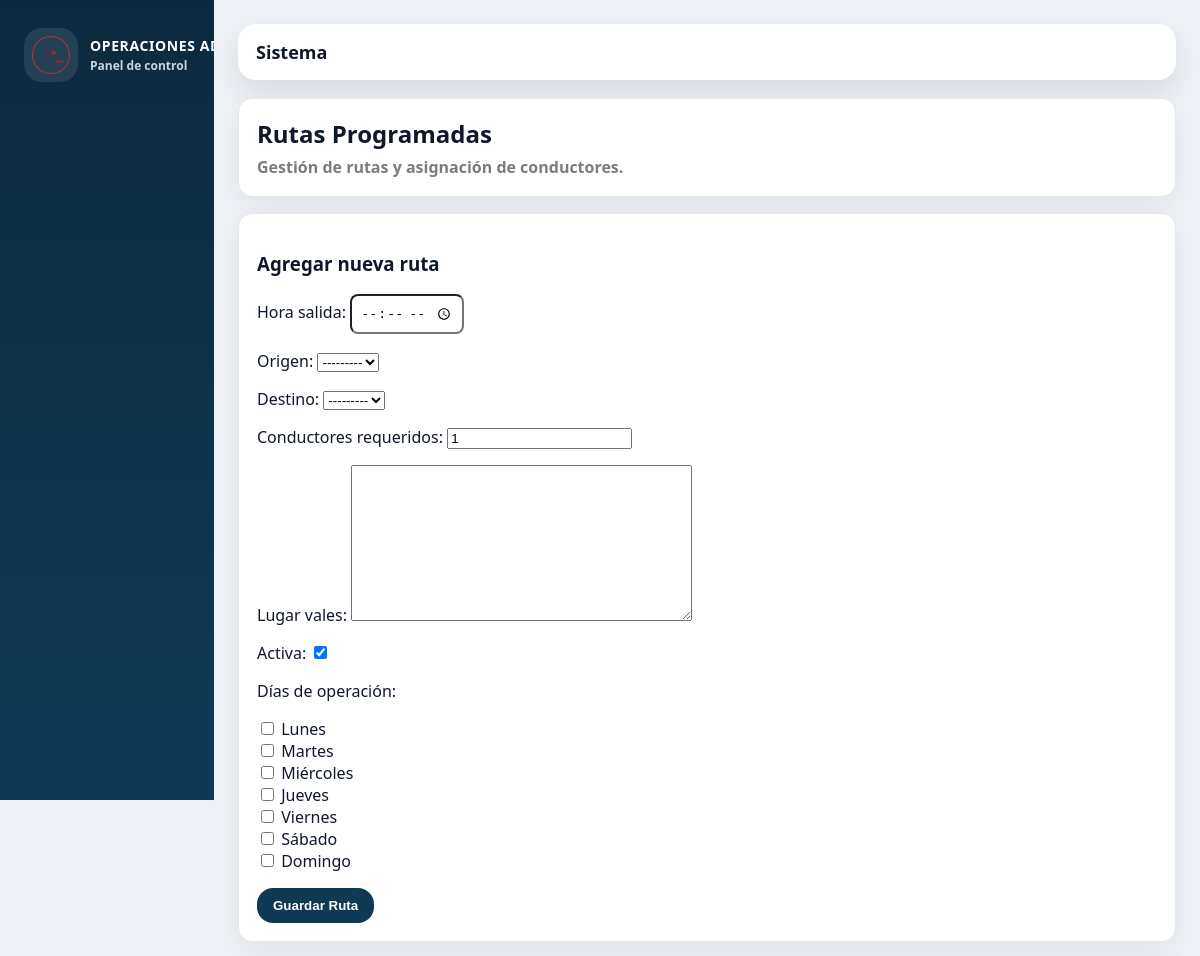
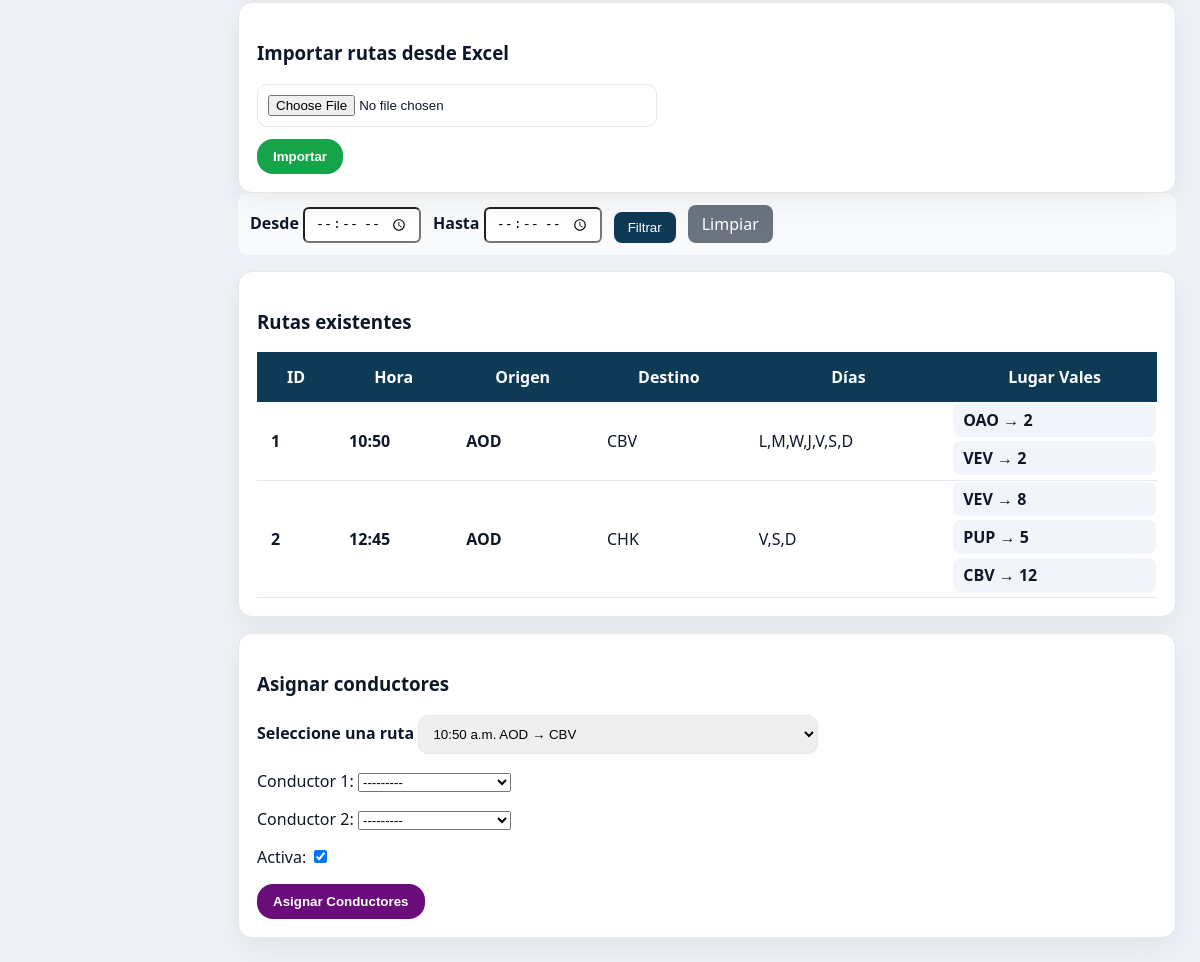
/recargas/nueva/, run on the app's committed database (2 pictures, top to bottom).
### recargas/models.py (models this page shows, shortened)
class RutaProgramada(models.Model):
    ORIGENES = [
        ("M4D", "M4D"),
        ("M2D", "M2D"),
        ("M6D", "M6D"),
        ("AOD", "AOD"),
        ("TLM", "TLM"),
        ("FUD", "FUD"),
    ]
    DESTINOS = [
        ("AOA", "AOA"),
        ("VEV", "VEV"),
        ("JAV", "JAV"),
        ("CHK", "CHK"),
        ("CBV", "CBV"),
    ]
    DIAS = [
        ("L", "Lunes"),
        ("M", "Martes"),
        ("W", "Miércoles"),
        ("J", "Jueves"),
        ("V", "Viernes"),
        ("S", "Sábado"),
        ("D", "Domingo"),
    ]
    origen = models.CharField(max_length=10, choices=ORIGENES)
    destino = models.CharField(max_length=10, choices=DESTINOS)
    hora_salida = models.TimeField()
    dias_operacion = models.TextField(default="[]")
    conductores_requeridos = models.IntegerField(default=1)
    lugar_vales = models.TextField(blank=True, null=True)   # 👈 NUEVO
    activa = models.BooleanField(default=True)
    def get_dias_operacion(self):
        try:
            return json.loads(self.dias_operacion)
        except:
            return []
    def dias_formateados(self):
        return ",".join(self.get_dias_operacion())
    def get_lugares_vales(self):
        if not self.lugar_vales:
            return []
        resultado = []
        items = self.lugar_vales.split(",")
        for item in items:
            lugar = item.split("(")[0]
            cantidad = item.split("(")[1].replace(")", "")
            resultado.append((lugar, cantidad))
        return resultado

### recargas/views.py (the view, shortened to what this page needs)
# urls.py: path("recargas/nueva/", views.recarga_nueva, name="recarga_nueva"),
def recarga_nueva(request):
    rutas_existentes = RutaProgramada.objects.all().order_by("hora_salida")
    hora_inicio = request.GET.get("hora_inicio")
    hora_fin = request.GET.get("hora_fin")
    form = RutaProgramadaForm()
    asignacion_form = AsignacionRutaForm()
    return render(request, "recargas/nueva.html", {
        "form": form,
        "asignacion_form": asignacion_form,
        "rutas_existentes": rutas_existentes,
    })

### recargas/forms.py (shortened to what this page needs)
class RutaProgramadaForm(forms.ModelForm):
    dias_operacion = forms.MultipleChoiceField(
        choices=RutaProgramada.DIAS,
        widget=forms.CheckboxSelectMultiple,
        required=True,
        label="Días de operación"
    )
    hora_salida = forms.TimeField(
    widget=forms.TimeInput(
        attrs={
            "type": "time",
            "class": "form-control",
            "style": "padding:8px; border-radius:8px;"
        },
        format="%H:%M"
    ),
    input_formats=["%H:%M"]
)
    class Meta:
        model = RutaProgramada
        fields = [
            "hora_salida",
            "origen",
            "destino",
            "conductores_requeridos",
            "lugar_vales",
            "activa",
        ]
    def __init__(self, *args, **kwargs):
        super().__init__(*args, **kwargs)
        horas = []
        for h in [23, 0, 1]:
            for m in range(0, 60):
                horas.append(
                    (f"{h:02d}:{m:02d}", f"{h:02d}:{m:02d}")
                )
        self.fields["hora_salida"].choices = horas
        if self.instance.pk:
            self.fields["dias_operacion"].initial = self.instance.get_dias_operacion()

class AsignacionRutaForm(forms.ModelForm):
    conductor_1 = forms.ModelChoiceField(
        queryset=ConductorProfile.objects.all(),
        label="Conductor 1"
    )
    conductor_2 = forms.ModelChoiceField(
        queryset=ConductorProfile.objects.all(),
        required=False,
        label="Conductor 2"
    )
    class Meta:
        model = AsignacionRuta
        fields = ["conductor_1", "conductor_2", "activa"]

### accounts/models.py (called while the page is built)
    def __str__(self):
        return f"{self.clave} - {self.nombre} {self.apellido_paterno}"

### templates/recargas/nueva.html (shortened to what this page needs)
{% extends "base.html" %}
{% block content %}
<div class="card" style="padding:18px;">
    <div style="display:flex; justify-content:space-between; align-items:center; gap:12px; flex-wrap:wrap;">
        <div>
            <h2 style="margin:0; font-weight:900;">Rutas Programadas</h2>
            <p style="margin:6px 0 0 0; color: var(--muted); font-weight:700;">
                Gestión de rutas y asignación de conductores.
            </p>
        </div>
    </div>
</div>
<div class="card" style="padding:18px; margin-top:16px;">
    <h3 style="font-weight:900;">Agregar nueva ruta</h3>
    <form method="post" style="margin-top:14px;">
        {{ form.as_p }}
        <button type="submit" name="submit_form"
                class="btn"
                style="background:#0f3a56; color:white; padding:10px 16px;">
            Guardar Ruta
        </button>
    </form>
</div>
<div class="card" style="padding:18px; margin-top:16px;">
    <h3 style="font-weight:900;">Importar rutas desde Excel</h3>
    <form method="post" enctype="multipart/form-data" style="margin-top:14px;">
        <input type="file" name="excel_file" required
               style="padding:10px; border:1px solid #e2e8f0; border-radius:10px; width:100%; max-width:400px;">
        <div style="margin-top:12px;">
            <button type="submit" name="submit_excel"
                    class="btn"
                    style="background:#16a34a; color:white; padding:10px 16px;">
                Importar
            </button>
        </div>
    </form>
</div>
<div style="margin-bottom:16px; padding:12px; background:#f8fafc; border-radius:10px;">
    <form method="get" style="display:flex; gap:12px; flex-wrap:wrap; align-items:end;">
        <div>
            <label style="font-weight:800;">Desde</label>
            <input type="time"
       name="hora_inicio"
       value="{{ request.GET.hora_inicio }}"
       step="60"
       required
       style="padding:6px 10px; border-radius:6px;">
        </div>
        <div>
            <label style="font-weight:800;">Hasta</label>
            <input type="time"
       name="hora_fin"
       value="{{ request.GET.hora_fin }}"
       step="60"
       required
       style="padding:6px 10px; border-radius:6px;">
        </div>
        <button type="submit"
                style="background:#0f3a56; color:white; padding:8px 14px; border:none; border-radius:8px;">
            Filtrar
        </button>
        <a href="{% url 'recarga_nueva' %}"
           style="background:#6b7280; color:white; padding:8px 14px; border-radius:8px; text-decoration:none;">
            Limpiar
        </a>
    </form>
</div>
<div class="card" style="padding:18px; margin-top:16px;">
    <h3 style="font-weight:900;">Rutas existentes</h3>
    {% if rutas_existentes %}
    <div style="overflow:auto; margin-top:14px;">
        <table style="width:100%; border-collapse: collapse; min-width:900px;">
            <thead>
                <tr style="background:#0f3a56; color:white;">
                    <th style="padding:14px;">ID</th>
                    <th style="padding:14px;">Hora</th>
                    <th style="padding:14px;">Origen</th>
                    <th style="padding:14px;">Destino</th>
                    <th style="padding:14px;">Días</th>
                    <th style="padding:14px;">Lugar Vales</th>
                </tr>
            </thead>
            <tbody>
                {% for ruta in rutas_existentes %}
                <tr style="border-bottom:1px solid #e2e8f0;">
                    <td style="padding:14px; font-weight:800;">{{ ruta.id }}</td>
                    <td style="padding:14px; font-weight:800;">{{ ruta.hora_salida|time:"H:i" }}</td>
                    <td style="padding:14px; font-weight:800;">{{ ruta.origen }}</td>
                    <td style="padding:14px;">{{ ruta.destino }}</td>
                    <td style="padding:14px;">{{ ruta.dias_formateados }}</td>
                    <td>
                        {% for lugar, cantidad in ruta.get_lugares_vales %}
                            <div style="background:#f1f5f9; padding:6px 10px;
                                        border-radius:8px; margin-bottom:4px;
                                        font-weight:700;">
                                {{ lugar }} → {{ cantidad }}
                            </div>
                        {% empty %}
                            -
                        {% endfor %}
                    </td>
                </tr>
                {% endfor %}
            </tbody>
        </table>
    </div>
    {% else %}
        <p style="margin-top:12px; color:var(--muted); font-weight:800;">
            No hay rutas registradas.
        </p>
    {% endif %}
</div>
{% if rutas_existentes %}
<div class="card" style="padding:18px; margin-top:16px;">
    <h3 style="font-weight:900;">Asignar conductores</h3>
    <form method="post" style="margin-top:14px;">
        <div style="margin-bottom:12px;">
            <label style="font-weight:800;">Seleccione una ruta</label>
            <select name="ruta_id"
                    style="width:100%; max-width:400px; padding:10px; border:1px solid #e2e8f0; border-radius:10px;">
                {% for ruta in rutas_existentes %}
                    <option value="{{ ruta.id }}">
                       {{ ruta.hora_salida }} {{ ruta.origen }} → {{ ruta.destino }}
                    </option>
                {% endfor %}
            </select>
        </div>
        {{ asignacion_form.as_p }}
        <button type="submit" name="submit_asignacion"
                class="btn"
                style="background:#6a0d7b; color:white; padding:10px 16px;">
            Asignar Conductores
        </button>
    </form>
</div>
{% endif %}
{% endblock %}

### templates/base.html (style rules this page uses)
:root { --bg: #eef2f7; --card: #ffffff; --text: #0f172a; --muted: #64748b; --sidebar: #0b2a3f; --sidebar2: #0f3a56; --accent: #6a0d7b; --accent2: #8b1aa3; --radius: 18px; --shadow: 0 12px 30px rgba(0,0,0,0.10); }
* { box-sizing:border-box; }
body { margin:0; font-family: "Segoe UI", Arial, sans-serif; background: var(--bg); color: var(--text); }
.card { background: var(--card); border-radius: var(--radius); box-shadow: var(--shadow); padding: 18px; position: relative; overflow:hidden; }
.btn { display:inline-flex; align-items:center; justify-content:center; gap: 10px; padding: 12px 16px; border-radius: 16px; font-weight: 900; text-decoration:none; border:none; cursor:pointer; transition: transform .15s ease, box-shadow .15s ease, opacity .15s ease; }
:root { --muted:#7c7c7c; --card:#ffffff; --border:#e7e7e7; }
.card { background:var(--card); border:1px solid var(--border); border-radius:14px; padding:0; box-shadow:0 10px 30px rgba(0,0,0,0.06); overflow:hidden; }

### data on the page
RutaProgramada: id "1", hora_salida "10:50", origen "AOD", destino "CBV", dias_formateados "L,M,W,J,V,S,D", get_lugares_vales "OAO" "VEV", get_lugares_vales "2" "2"
RutaProgramada: id "2", hora_salida "12:45", origen "AOD", destino "CHK", dias_formateados "V,S,D", get_lugares_vales "VEV" "PUP" "CBV", get_lugares_vales "8" "5" "12"

### other printed values
form field ruta_id "10:50 a.m. AOD → CBV"
